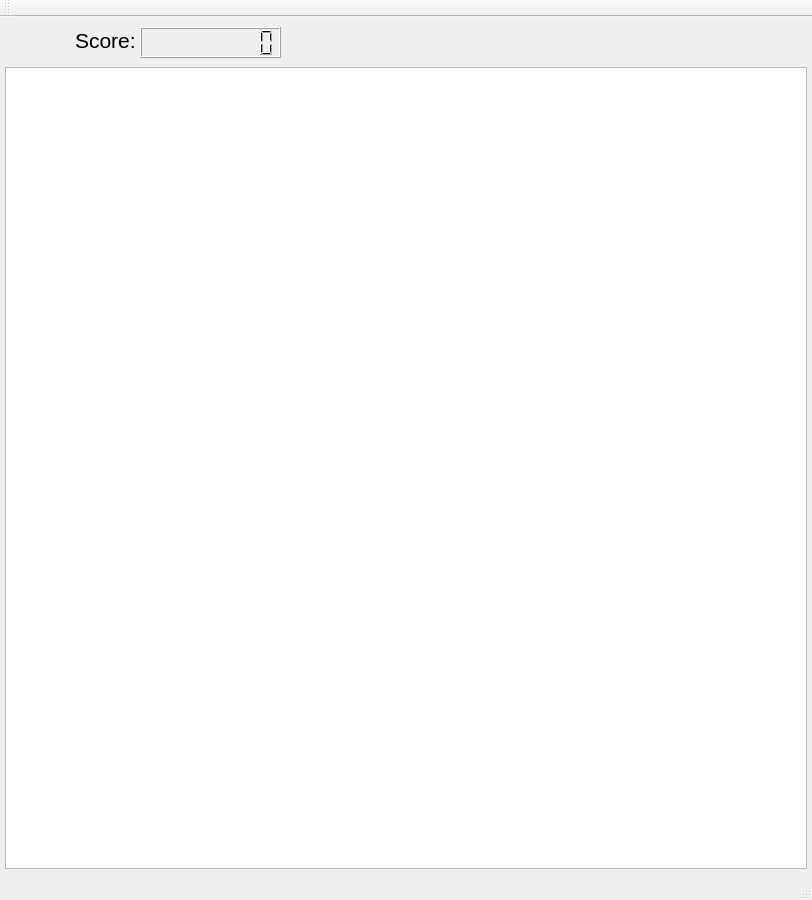
<?xml version="1.0" encoding="UTF-8"?>
<ui version="4.0">
 <class>MainWindow</class>
 <widget class="QMainWindow" name="MainWindow">
  <property name="geometry">
   <rect>
    <x>0</x>
    <y>0</y>
    <width>812</width>
    <height>900</height>
   </rect>
  </property>
  <property name="windowTitle">
   <string>MainWindow</string>
  </property>
  <widget class="QWidget" name="centralWidget">
   <widget class="QGraphicsView" name="graphicsView">
    <property name="geometry">
     <rect>
      <x>5</x>
      <y>50</y>
      <width>802</width>
      <height>802</height>
     </rect>
    </property>
    <property name="focusPolicy">
     <enum>Qt::StrongFocus</enum>
    </property>
   </widget>
   <widget class="QLCDNumber" name="lcdNumber">
    <property name="geometry">
     <rect>
      <x>140</x>
      <y>10</y>
      <width>141</width>
      <height>31</height>
     </rect>
    </property>
    <property name="digitCount">
     <number>9</number>
    </property>
   </widget>
   <widget class="QLabel" name="score">
    <property name="geometry">
     <rect>
      <x>75</x>
      <y>8</y>
      <width>81</width>
      <height>31</height>
     </rect>
    </property>
    <property name="font">
     <font>
      <pointsize>16</pointsize>
     </font>
    </property>
    <property name="text">
     <string>Score:</string>
    </property>
   </widget>
   <widget class="QLabel" name="Win">
    <property name="geometry">
     <rect>
      <x>257</x>
      <y>370</y>
      <width>300</width>
      <height>150</height>
     </rect>
    </property>
    <property name="text">
     <string/>
    </property>
    <property name="pixmap">
     <pixmap resource="resources.qrc">:/img/img/Win.png</pixmap>
    </property>
    <property name="scaledContents">
     <bool>true</bool>
    </property>
   </widget>
   <widget class="QLabel" name="Lose">
    <property name="geometry">
     <rect>
      <x>257</x>
      <y>370</y>
      <width>300</width>
      <height>150</height>
     </rect>
    </property>
    <property name="text">
     <string/>
    </property>
    <property name="pixmap">
     <pixmap resource="resources.qrc">:/img/img/Lose.png</pixmap>
    </property>
    <property name="scaledContents">
     <bool>true</bool>
    </property>
   </widget>
   <widget class="QLabel" name="ready">
    <property name="geometry">
     <rect>
      <x>288</x>
      <y>460</y>
      <width>240</width>
      <height>64</height>
     </rect>
    </property>
    <property name="text">
     <string/>
    </property>
    <property name="pixmap">
     <pixmap resource="resources.qrc">:/img/img/ready.png</pixmap>
    </property>
    <property name="scaledContents">
     <bool>true</bool>
    </property>
   </widget>
  </widget>
  <widget class="QMenuBar" name="menuBar">
   <property name="geometry">
    <rect>
     <x>0</x>
     <y>0</y>
     <width>812</width>
     <height>22</height>
    </rect>
   </property>
  </widget>
  <widget class="QToolBar" name="mainToolBar">
   <attribute name="toolBarArea">
    <enum>TopToolBarArea</enum>
   </attribute>
   <attribute name="toolBarBreak">
    <bool>false</bool>
   </attribute>
  </widget>
  <widget class="QStatusBar" name="statusBar"/>
 </widget>
 <layoutdefault spacing="6" margin="11"/>
 <resources>
  <include location="resources.qrc"/>
 </resources>
 <connections/>
</ui>
